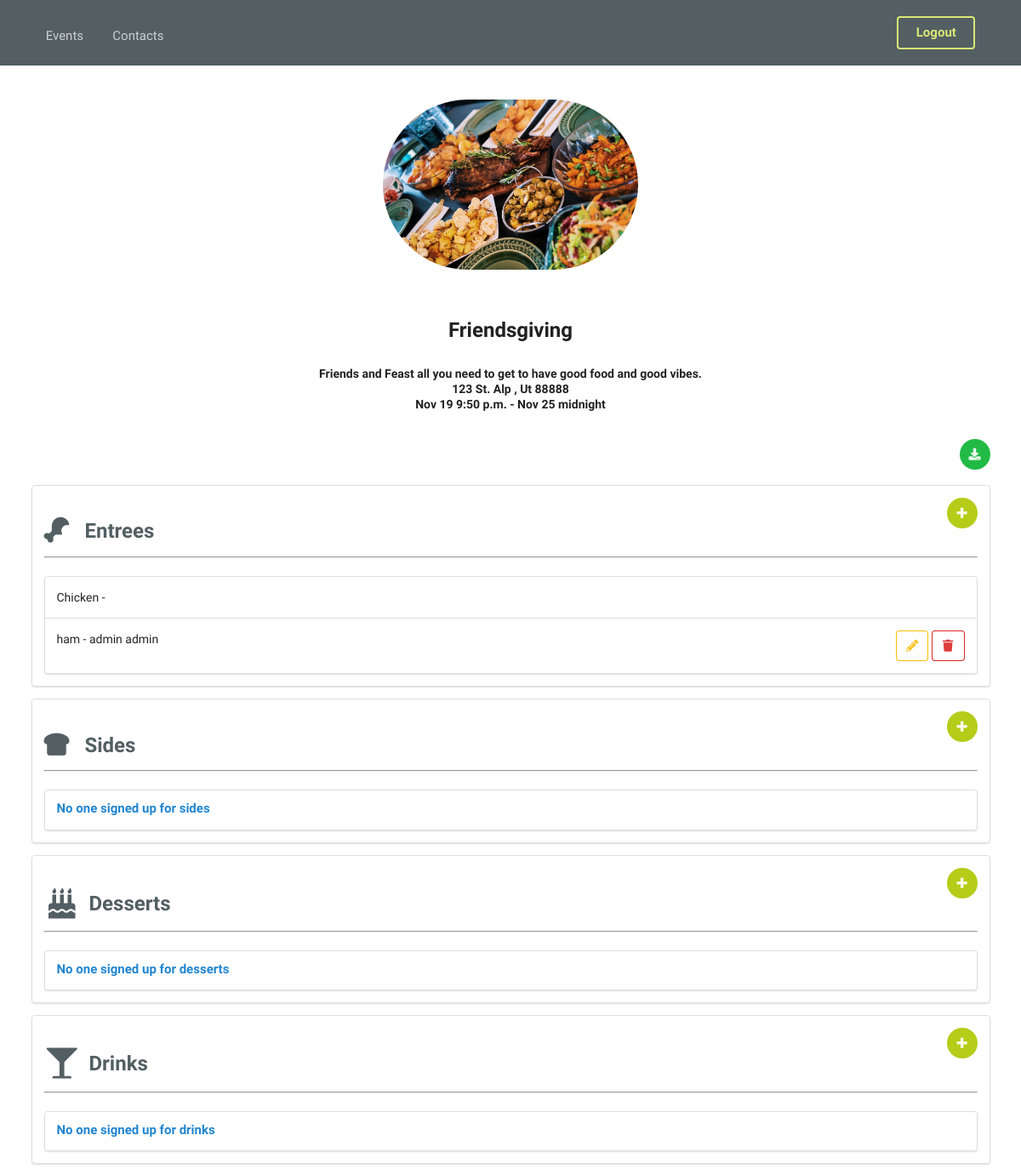
The page /events/4 (signed in, upper part) on the database as committed earlier.
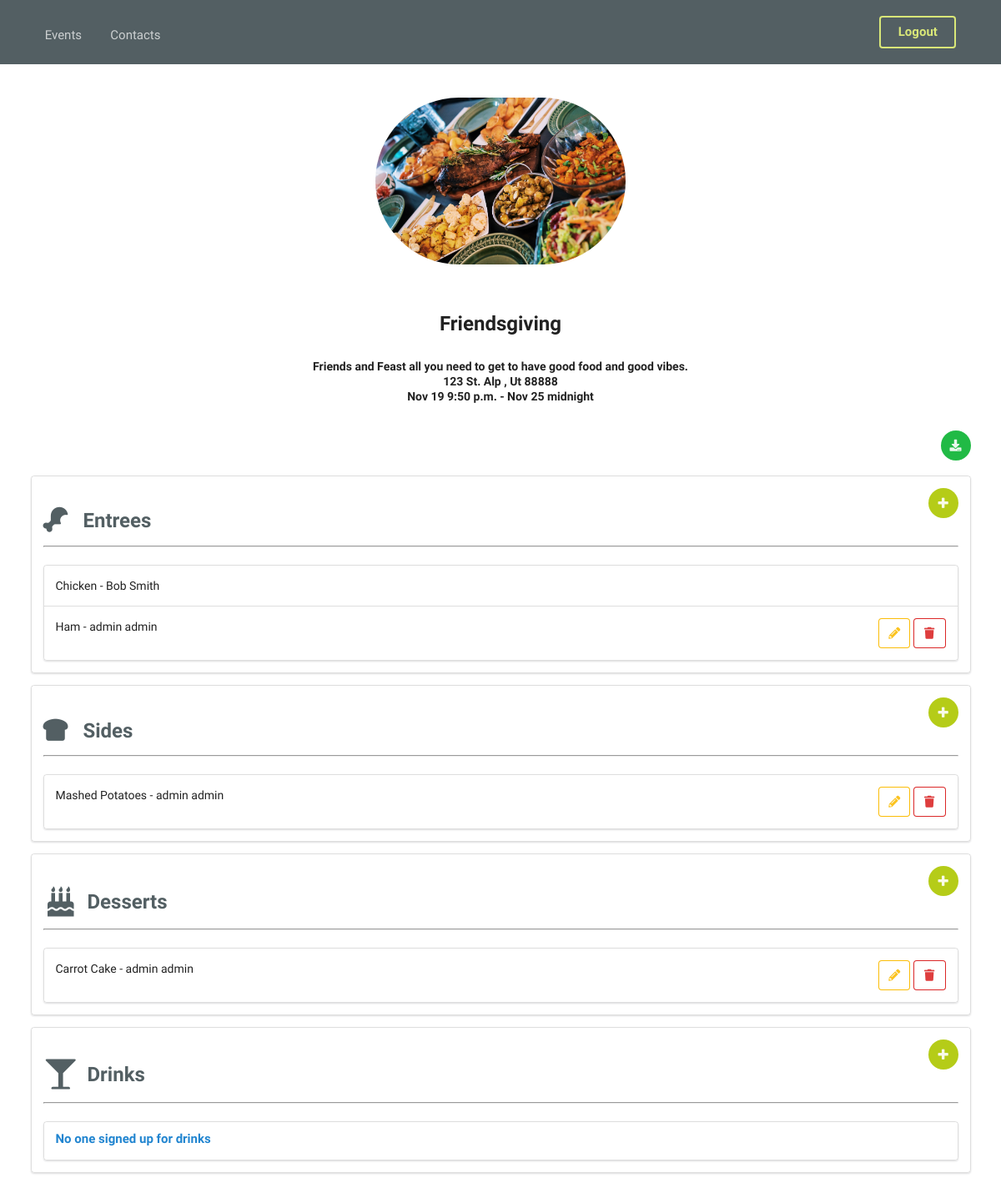
The same page on the database as committed later.
### planner/models.py (models this page shows, shortened)
class Event(models.Model):
  name = models.CharField(max_length=200)
  desc = models.TextField(max_length=2000)
  image = models.ImageField(upload_to='pictures', default='pictures/noimg.jpg')
  location = models.CharField(max_length=200)
  start_day = models.DateField()
  end_day = models.DateField()
  start_time = models.TimeField()
  end_time = models.TimeField()
  created_by= models.CharField(max_length=100, default='admin@admin.com')

class Item(models.Model):
  name = models.CharField(max_length=200)
  category = models.CharField(max_length=200)
  userId = models.IntegerField()
  image = models.ImageField(upload_to='pictures', default='pictures/noimg.jpg')
  event = models.ForeignKey(Event, on_delete=models.CASCADE)
  created_by = models.CharField(max_length=100, default='admin@admin.com')

### planner/views.py (the view)
# urls.py: path('events/<int:pk>', views.event_details, name="event_details"),
def event_details(request, pk):
  event = Event.objects.get(pk=pk)
  items = Item.objects.all()
  entrees = Item.objects.filter(category = 'Entree', event = event)
  sides = Item.objects.filter(category = 'Side', event = event)
  desserts = Item.objects.filter(category = 'Dessert', event = event)
  drinks = Item.objects.filter(category = 'Drink', event = event)
  supplies = Item.objects.filter(category = 'Supplie', event = event)
  username = request.user.first_name + " " + request.user.last_name
  context = {
    'event': event,
    'items': items,
    'entrees': entrees,
    'sides': sides,
    'desserts': desserts,
    'drinks': drinks,
    'supplies': supplies,
    'username': username,
  }
  return render(request, 'planner/eventdetails.html', context)

### planner/templates/planner/eventdetails.html (shortened to what this page needs)
{% extends 'planner/base.html' %}
{% block body %}
  <div class="ui container">
    <br />
    <br />
    <img class="ui image circular medium centered" src="../../../pictures/{{ event.image }}">
    <h2 class="ui center aligned header">
      <br />
      {{ event.name }}
    </h2>
    <h5 class="ui center aligned header">
      {{ event.desc }} <br />
      {{ event.location }}
      <br />
      <span>
        {{ event.start_day|date:"M d" }}  {{ event.start_time }} - {{ event.end_day|date:"M d" }}  {{ event.end_time }}
      </span>
      <br />
      <br />
    </h5>
    <a class="ui icon button green circular right floated" href="{% url 'dlevent' event.id %}">
      <i class="download icon"></i>
    </a>
    <br />
    <br />
    <div class="ui segments">
      <div class="ui segment">
        <a class="circular ui icon button right floated olive" href="{% url 'add_entree' event.id %}">
          <i class="icon plus"></i>
        </a>
        <h2 class="ui header" style="color: #535F63">
          <i class="fas fa-drumstick-bite fa-lg"></i>
          <div class="content">
            &nbsp; Entrees
          </div>
        </h2>
        <hr />
      </div>
      <div class="ui segments">
        {% if entrees.count == 0 %}
          <div class="ui segment">
            <h4 class="ui blue header">
              No one signed up for entrees
            </h4>
          </div>
        {% else %}
          {% for entree in entrees %}
            <div class="ui clearing segment">
              {% if entree.created_by == username %}
                <a class="ui icon basic red button right floated" href="{% url 'delete_item' entree.id %}">
                  <i class="icon trash red"></i>
                </a>
                <a class="ui icon basic yellow button right floated" href="{% url 'update_item' entree.id %}">
                  <i class="icon pencil yellow"></i>
                </a>
              {% endif %}
              <p>{{ entree.name }} - {{ entree.created_by }}</p>
            </div>
          {% endfor %}
        {% endif %}
      </div>
    </div>
    <div class="ui segments">
      <div class="ui segment">
        <a class="circular ui icon button right floated olive" href="{% url 'add_side' event.id %}">
          <i class="icon plus"></i>
        </a>
        <h2 class="ui header" style="color: #535F63">
          <i class="fas fa-bread-slice fa-lg"></i>
          <div class="content">
            &nbsp; Sides
          </div>
        </h2>
        <hr />
      </div>
      <div class="ui segments">
        {% if sides.count == 0 %}
          <div class="ui segment">
            <h4 class="ui blue header">
              No one signed up for sides
            </h4>
          </div>
        {% else %}
          {% for side in sides %}
            <div class="ui clearing segment">
              {% if side.created_by == username %}
                <a class="ui icon basic red button right floated" href="{% url 'delete_item' side.id %}">
                  <i class="icon trash red"></i>
                </a>
                <a class="ui icon basic yellow button right floated" href="{% url 'update_item' side.id %}">
                  <i class="icon pencil yellow"></i>
                </a>
              {% endif %}
              <p>{{ side.name }} - {{ side.created_by }}</p>
            </div>
          {% endfor %}
        {% endif %}
      </div>
    </div>
    <div class="ui segments">
      <div class="ui segment">
        <a class="circular ui icon button right floated olive" href="{% url 'add_dessert' event.id %}">
          <i class="icon plus"></i>
        </a>
        <h2 class="ui header" style="color: #535F63">
          <i class="birthday cake icon"></i>
          <div class="content">
            Desserts
          </div>
        </h2>
        <hr />
      </div>
      <div class="ui segments">
        {% if desserts.count == 0 %}
          <div class="ui segment">
            <h4 class="ui blue header">
              No one signed up for desserts
            </h4>
          </div>
        {% else %}
          {% for dessert in desserts %}
            <div class="ui clearing segment">
              {% if dessert.created_by == username %}
                <a class="ui icon basic red button right floated" href="{% url 'delete_item' dessert.id %}">
                  <i class="icon trash red"></i>
                </a>
                <a class="ui icon basic yellow button right floated" href="{% url 'update_item' dessert.id %}">
                  <i class="icon pencil yellow"></i>
                </a>
              {% endif %}
              <p>{{ dessert.name }} - {{ dessert.created_by }}</p>
            </div>
          {% endfor %}
        {% endif %}
      </div>
    </div>
    <div class="ui segments">
      <div class="ui segment">
        <a class="circular ui icon button right floated olive" href="{% url 'add_drink' event.id %}">
          <i class="icon plus"></i>
        </a>
        <h2 class="ui header" style="color: #535F63">
          <i class="glass martini icon"></i>
          <div class="content">
            Drinks
          </div>
        </h2>
        <hr />
      </div>
      <div class="ui segments">
        {% if drinks.count == 0 %}
          <div class="ui segment">
            <h4 class="ui blue header">
              No one signed up for drinks
            </h4>
          </div>
        {% endif %}
      </div>
    </div>
  </div>
  <br />
  <br />
  <br />
{%  endblock %}

### planner/templates/planner/base.html (shortened to what this page needs)
<!DOCTYPE html>
<html lang="en">
<head>
  <link rel="stylesheet" href="https://cdnjs.cloudflare.com/ajax/libs/semantic-ui/2.4.1/semantic.min.css" />
</head>
<body>
  <div class="ui inverted vertical masthead center aligned segment" style="background: #535F63">
    <div class="ui large secondary inverted pointing menu stackable" style="border: #535F63">
      <div class="ui container">
        {% if user.is_authenticated %}
          <a class="item" href="{% url 'events' %}">Events</a>
          {% if user.is_superuser %}
            <a class="item" href="{% url 'contacts' %}">Contacts</a>
          {% endif %}
        {% else %}
          <a href="{% url 'home' %}">
            <img src="../../../pictures/logo-white.png" alt="logo-white" class="ui small image" />
          </a>
          <a class="item" href="{% url 'contact' %}">Contact</a>
        {% endif %}
        <div class="right menu">
          {% if user.is_authenticated %}
            <div class="item">
              <a class="ui inverted olive button" href="{% url 'logout' %}">Logout</a>
            </div>
          {% endif %}
        </div>
      </div>
    </div>
  </div>
  {% block body %}
  {% endblock %}
  <br />
  <br />
  <br />
</body>
</html>

### planner/templates/planner/base.html (style rules this page uses)
body, h1, h2, h3, h4, h5, a, .button { font-family: 'Economica' !important; }

Rows that differ between the two databases and show on the page:
changed Item "Chicken": created_by (not shown) → "Bob Smith"
changed Item: name "ham" → "Ham"
added Item: name "Mashed Potatoes", created_by "admin admin", shown under "Sides"
added Item: name "Carrot Cake", created_by "admin admin", shown under "Desserts"
Other text that changed with them:
text no longer shown: "No one signed up for sides No one signed up for desserts"
